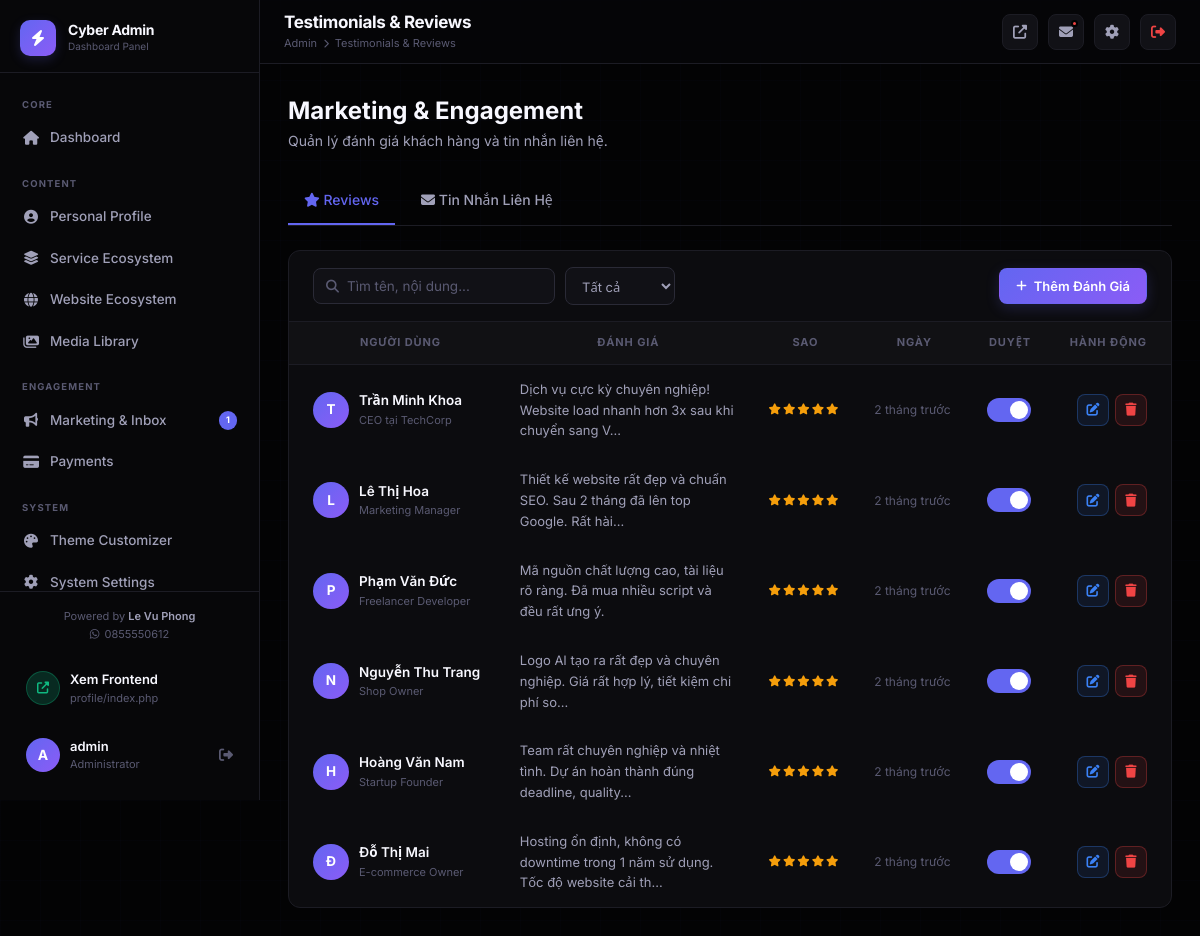
The app's page /admin/pages/testimonials.php (signed in) with its own data.
### tables this page shows
CREATE TABLE `users` (
  `id` int(10) unsigned NOT NULL AUTO_INCREMENT,
  `username` varchar(100) NOT NULL,
  `password` varchar(255) NOT NULL,
  `email` varchar(255) NOT NULL,
  `avatar` varchar(500) DEFAULT '',
  `remember_token` varchar(255) DEFAULT NULL,
  `created_at` timestamp NOT NULL DEFAULT current_timestamp(),
  PRIMARY KEY (`id`),
  UNIQUE KEY `username` (`username`)
);

CREATE TABLE `testimonials` (
  `id` int(10) unsigned NOT NULL AUTO_INCREMENT,
  `avatar` varchar(500) DEFAULT '',
  `name` varchar(200) NOT NULL,
  `position` varchar(200) DEFAULT '',
  `review` text NOT NULL,
  `rating` tinyint(4) DEFAULT 5,
  `approved` tinyint(1) DEFAULT 0,
  `created_at` timestamp NOT NULL DEFAULT current_timestamp(),
  PRIMARY KEY (`id`)
);

### config/database.php (called while the page is built, shortened)
<?php
class Database {
    private static ?PDO $instance = null;
    public static function getInstance(): PDO {
        if (self::$instance === null) {
            $dsn = "mysql:host=" . DB_HOST . ";dbname=" . DB_NAME . ";charset=" . DB_CHARSET;
            $options = [
                PDO::ATTR_ERRMODE            => PDO::ERRMODE_EXCEPTION,
                PDO::ATTR_DEFAULT_FETCH_MODE => PDO::FETCH_ASSOC,
                PDO::ATTR_EMULATE_PREPARES   => false,
            ];
            try {
                self::$instance = new PDO($dsn, DB_USER, DB_PASS, $options);
            } catch (PDOException $e) {
                http_response_code(500);
                die(json_encode(['error' => 'Database connection failed.']));
            }
        }
        return self::$instance;
    }
}
function db(): PDO {
    return Database::getInstance();
}

### admin/includes/auth.php (called while the page is built, shortened)
<?php
require_once dirname(__DIR__, 2) . '/includes/functions.php';
function getAdminUser(): array {
    $stmt = db()->prepare("SELECT id, username, email, avatar FROM users WHERE id = ?");
    $stmt->execute([$_SESSION['admin_id']]);
    return $stmt->fetch() ?: [];
}

### includes/functions.php (called while the page is built, shortened)
<?php
require_once __DIR__ . '/../config/database.php';
function e(string $str): string {
    return htmlspecialchars($str, ENT_QUOTES, 'UTF-8');
}
function timeAgo(string $datetime): string {
    $now = new DateTime();
    $ago = new DateTime($datetime);
    $diff = $now->diff($ago);
    if ($diff->m > 0) return $diff->m . ' tháng trước';
    return 'Vừa xong';
}

### admin/pages/testimonials.php (the view, shortened to what this page needs)
<?php
require_once dirname(__DIR__) . '/includes/auth.php';
$table = 'testimonials';
$filter = $_GET['filter'] ?? 'all';
$search = trim($_GET['search'] ?? '');
$page = max(1, (int)($_GET['page'] ?? 1));
$perPage = 10;
$where = '1=1'; $params = [];
$stmt = db()->prepare("SELECT * FROM testimonials WHERE $where ORDER BY created_at DESC LIMIT $perPage OFFSET " . (($page-1)*$perPage));
$stmt->execute($params);
$rows = $stmt->fetchAll();
include dirname(__DIR__) . '/includes/head.php';
include dirname(__DIR__) . '/includes/sidebar.php';
include dirname(__DIR__) . '/includes/topbar.php';
?>
<div class="admin-main"><div class="content-area">
<div style="margin-bottom: 24px;">
  <h1 style="font-size: 24px; font-weight: 700;">Marketing & Engagement</h1>
  <p style="color: var(--text-2); font-size: 14px;">Quản lý đánh giá khách hàng và tin nhắn liên hệ.</p>
</div>
<div class="cms-tabs">
  <a href="testimonials.php" class="cms-tab active"><i class="fas fa-star"></i> Reviews</a>
  <a href="contacts.php" class="cms-tab"><i class="fas fa-envelope"></i> Tin Nhắn Liên Hệ</a>
</div>
<div class="admin-card">
  <div class="table-toolbar">
    <div class="toolbar-left">
      <form method="GET" style="display:contents;">
        <div class="admin-search"><i class="fas fa-search"></i><input type="text" name="search" placeholder="Tìm tên, nội dung..." value="<?=e($search)?>"></div>
        <select name="filter" class="admin-filter" onchange="this.form.submit()">
          <option value="all" <?=$filter==='all'?'selected':''?>>Tất cả</option>
        </select>
      </form>
    </div>
    <div class="toolbar-right">
      <button class="btn btn-primary" onclick="openAddModal()"><i class="fas fa-plus"></i> Thêm Đánh Giá</button>
    </div>
  </div>
  <div class="modern-table-wrap">
    <table class="modern-table">
      <thead><tr>
        <th>Người dùng</th><th>Đánh giá</th><th>Sao</th><th>Ngày</th><th>Duyệt</th><th style="text-align:right;">Hành động</th>
      </tr></thead>
      <tbody>
      <?php if (empty($rows)): ?>
      <tr><td colspan="6"><div class="empty-state"><i class="fas fa-star"></i><h4>Không có đánh giá nào</h4></div></td></tr>
      <?php else: foreach ($rows as $r): ?>
      <tr>
        <td>
          <div style="display:flex;align-items:center;gap:10px;">
            <div style="width:36px;height:36px;border-radius:50%;background:linear-gradient(135deg,var(--accent),var(--accent-2));display:flex;align-items:center;justify-content:center;font-weight:700;color:#fff;flex-shrink:0;">
              <?=mb_strtoupper(mb_substr($r['name'],0,1))?>
            </div>
            <div>
              <div class="td-primary"><?=e($r['name'])?></div>
              <div style="font-size:11px;color:var(--text-3);"><?=e($r['position'])?></div>
            </div>
          </div>
        </td>
        <td style="max-width:240px;font-size:13px;color:var(--text-2);"><?=e(mb_strimwidth($r['review'],0,80,'...'))?></td>
        <td>
          <div style="display:flex;gap:2px;">
            <?php for ($s2=1;$s2<=5;$s2++): ?>
            <i class="fas fa-star" style="font-size:11px;color:<?=$s2<=$r['rating']?'#F59E0B':'var(--border-bright)'?>"></i>
            <?php endfor; ?>
          </div>
        </td>
        <td style="font-size:12px;color:var(--text-3);"><?=timeAgo($r['created_at'])?></td>
        <td>
          <label class="toggle-wrap"><span class="toggle-switch">
            <span class="toggle-slider"></span>
          </span></label>
        </td>
        <td><div class="td-actions">
          <button class="btn btn-xs btn-info btn-icon" onclick="openEditModal(<?= htmlspecialchars(json_encode($r), ENT_QUOTES, 'UTF-8') ?>)"><i class="fas fa-edit"></i></button>
          <button class="btn btn-xs btn-danger btn-icon" onclick="deleteItem('<?=$table?>',<?=$r['id']?>,location.href)"><i class="fas fa-trash"></i></button>
        </div></td>
      </tr>
      <?php endforeach; endif; ?>
      </tbody>
    </table>
  </div>
</div>
</div></div>
</body></html>

### admin/includes/sidebar.php (shortened to what this page needs)
<?php
$currentPage = basename($_SERVER['PHP_SELF'], '.php');
$currentDir  = basename(dirname($_SERVER['PHP_SELF']));
function navItem(string $href, string $icon, string $label, string $page, string $current, ?int $badge = null): void {
    $active = ($current === $page) ? ' active' : '';
    $badgeHtml = $badge !== null ? "<span class='nav-badge'>$badge</span>" : '';
    echo "<a href='$href' class='nav-item$active'><i class='$icon'></i> $label $badgeHtml</a>";
}
try {
    $unreadContacts = (int)db()->query("SELECT COUNT(*) FROM contacts WHERE is_read=0")->fetchColumn();
    $pendingReviews = (int)db()->query("SELECT COUNT(*) FROM testimonials WHERE approved=0")->fetchColumn();
} catch (\Throwable) {
    $unreadContacts = $pendingReviews = 0;
}
$page = (isset($_GET['page']) ? $_GET['page'] : ($currentDir === 'pages' ? $currentPage : 'dashboard'));
?>
<aside class="admin-sidebar" id="adminSidebar">
  <a href="<?= ADMIN_URL ?>" class="sidebar-logo">
    <div class="logo-icon"><i class="fas fa-bolt"></i></div>
    <div>
      <div class="logo-text">Cyber Admin</div>
      <div class="logo-sub">Dashboard Panel</div>
    </div>
  </a>
  <nav class="sidebar-nav">
    <div class="nav-group">
      <div class="nav-group-label">Core</div>
      <?php navItem(ADMIN_URL, 'fas fa-home', 'Dashboard', 'index', $page); ?>
    </div>
    <div class="nav-group">
      <div class="nav-group-label">Content</div>
    </div>
    <div class="nav-group">
      <div class="nav-group-label">Engagement</div>
      <?php navItem(ADMIN_URL . 'pages/marketing', 'fas fa-bullhorn', 'Marketing & Inbox', 'marketing', $page, ($unreadContacts+$pendingReviews) ?: null); ?>
    </div>
    <div class="nav-group">
      <div class="nav-group-label">System</div>
    </div>
  </nav>
  <div class="sidebar-footer">
    <div style="text-align: center; margin-bottom: 16px; font-size: 11px; color: var(--text-3);">
      Powered by <a href="<?= PROJECT_WEBSITE ?>" target="_blank" style="color: var(--text-2); font-weight: 600; text-decoration: none;"><?= PROJECT_AUTHOR ?></a><br>
      <i class="fab fa-whatsapp" style="margin-right: 2px;"></i> <?= PROJECT_CONTACT ?>
    </div>
    <a href="<?= BASE_URL ?>" target="_blank" class="sidebar-user" style="margin-bottom:8px;">
      <div class="su-avatar" style="background:rgba(16,185,129,0.2);border:1px solid rgba(16,185,129,0.3);">
        <i class="fas fa-external-link-alt" style="font-size:12px;color:#10B981;"></i>
      </div>
      <div>
        <div class="su-name">Xem Frontend</div>
        <div class="su-role">profile/index.php</div>
      </div>
    </a>
    <?php $adminUser = getAdminUser(); ?>
    <div class="sidebar-user">
      <div class="su-avatar"><?= strtoupper(substr($adminUser['username'] ?? 'A', 0, 1)) ?></div>
      <div>
        <div class="su-name"><?= e($adminUser['username'] ?? 'Admin') ?></div>
        <div class="su-role">Administrator</div>
      </div>
      <a href="<?= ADMIN_URL ?>logout.php" class="su-logout" title="Đăng xuất">
        <i class="fas fa-sign-out-alt"></i>
      </a>
    </div>
  </div>
</aside>

### records on screen
users: username "A", username "admin"
testimonials: name "T", name "Trần Minh Khoa", position "CEO tại TechCorp", review "Dịch vụ cực kỳ chuyên nghiệp! Website load nhanh hơn 3x sau khi chuyển sang V...", rating 5 (drawn), created_at "2 tháng trước"
testimonials: name "L", name "Lê Thị Hoa", position "Marketing Manager", review "Thiết kế website rất đẹp và chuẩn SEO. Sau 2 tháng đã lên top Google. Rất hài...", rating 5 (drawn), created_at "2 tháng trước"
testimonials: name "P", name "Phạm Văn Đức", position "Freelancer Developer", review "Mã nguồn chất lượng cao, tài liệu rõ ràng. Đã mua nhiều script và đều rất ưng ý.", rating 5 (drawn), created_at "2 tháng trước"
testimonials: name "N", name "Nguyễn Thu Trang", position "Shop Owner", review "Logo AI tạo ra rất đẹp và chuyên nghiệp. Giá rất hợp lý, tiết kiệm chi phí so...", rating 5 (drawn), created_at "2 tháng trước"
testimonials: name "H", name "Hoàng Văn Nam", position "Startup Founder", review "Team rất chuyên nghiệp và nhiệt tình. Dự án hoàn thành đúng deadline, quality...", rating 5 (drawn), created_at "2 tháng trước"
testimonials: name "Đ", name "Đỗ Thị Mai", position "E-commerce Owner", review "Hosting ổn định, không có downtime trong 1 năm sử dụng. Tốc độ website cải th...", rating 5 (drawn), created_at "2 tháng trước"

### other values on screen
$label "Dashboard Personal Profile Service Ecosystem Website Ecosystem Media Library Marketing & Inbox Payments Theme Customizer System Settings"
$badge "1"
PROJECT_AUTHOR "Le Vu Phong"
PROJECT_CONTACT "0855550612"
$pageTitle "Testimonials & Reviews"
